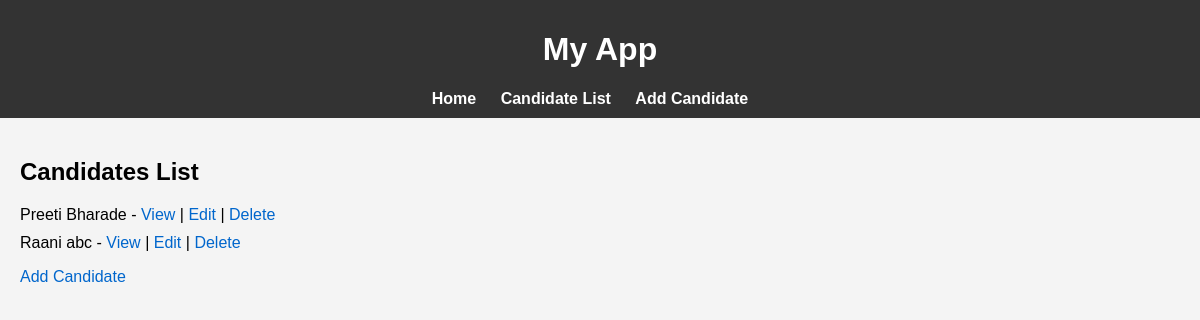
/candidate_list, run on the app's committed database.
### crudapp/models.py (models this page shows, shortened)
class Candidatedirectory(models.Model):
    event = models.ForeignKey(
        "Eventdetails",
        models.DO_NOTHING,
        db_column="event",
        blank=False,
        null=True
    )
    job_position = models.ForeignKey(
        "Jobrequisition",
        models.DO_NOTHING,
        db_column="job_position",
        blank=False,
        null=True,
    )
    recruiter_alert = models.CharField(max_length=50, blank=True, null=True)
    first_name = models.CharField(max_length=255, blank=False, null=True)
    last_name = models.CharField(max_length=255, blank=False, null=True)
    email = models.CharField(max_length=50, blank=False, null=True)
    persona = models.ForeignKey(
        "Persona",
        models.DO_NOTHING,
        db_column="persona",
        blank=False,
        null=True,
        default=1,
    )
    role = models.IntegerField(blank=False, null=True)
    screening_mode = models.ForeignKey(
        "Screeningmode",
        models.DO_NOTHING,
        db_column="screening_mode",
        blank=True,
        null=True,
    )
    dob = models.DateField(blank=False, null=True)
    gender = models.ForeignKey(
        "Gender",
        models.DO_NOTHING,
        db_column="gender",
        blank=False,
        null=True
    )
    marital_status = models.ForeignKey(
        "Maritalstatus",
        models.DO_NOTHING,
        db_column="marital_status",
        blank=False,
        null=True,
    )
    contact_no_primary = models.DecimalField(
        max_digits=10,
        decimal_places=0,
        blank=False,
        null=True
    )
    contact_no_alternate = models.DecimalField(
        max_digits=10,
        decimal_places=0,
        blank=True,
        null=True
    )
    referred_by = models.ForeignKey(
        "Employeedirectory",
        models.DO_NOTHING,
        db_column="referred_by",
        blank=True,
        null=True,
    )
    referred_by_other = models.CharField(max_length=250, blank=True, null=True)
    address_line = models.CharField(max_length=255, blank=False, null=True)
    city = models.ForeignKey(
        "City",
        models.DO_NOTHING,
        db_column="city",
        blank=False,
        null=True
    )
    pincode = models.DecimalField(max_digits=6, decimal_places=0, blank=False, null=True)
    experience_level = models.ForeignKey(
        "Experiencelevel",
        models.DO_NOTHING,
        db_column="experience_level",
        blank=False,
        null=True,
    )
    education_level = models.ForeignKey(
        "Educationlevel",
        models.DO_NOTHING,
        db_column="education_level",
        blank=False,
        null=True,
    )
    notice_period = models.CharField(max_length=50, blank=False, null=True)
    reason_for_change = models.ForeignKey(
        "Reasonforchange",
        models.DO_NOTHING,
        db_column="reason_for_change",
        blank=False,
        null=True,
    )
    photo_path = models.TextField(blank=True, null=True)
    resume_path = models.TextField(blank=True, null=True)
    login_time = models.DateTimeField(blank=True, null=True)
    logout_time = models.DateTimeField(blank=True, null=True)
    ip_address = models.CharField(max_length=15, blank=True, null=True)
    geo_location = models.CharField(max_length=50, blank=True, null=True)
    created_date = models.DateTimeField(blank=True, null=True)
    created_by = models.IntegerField(blank=True, null=True)
    modified_date = models.DateTimeField(blank=True, null=True)
    modified_by = models.IntegerField(blank=True, null=True)
    status = models.IntegerField(default=1)
    class Meta:
        managed = False
        db_table = "crudapp_candidatedirectory"
        constraints = [
            models.UniqueConstraint(fields=['first_name', 'last_name'], name='full_name')
        ]

### crudapp/views.py (the view)
# urls.py: path('candidate_list', candidate_list, name='candidate_list'),
def candidate_list(request):
    candidates = Candidatedirectory.objects.all()
    return render(request, 'candidate_list.html', {'candidates': candidates})

### templates/candidate_list.html
{% extends 'base.html' %}
{% block content %}
<h2>Candidates List</h2>
<ul>
    {% for candidate in candidates %}
        <li>{{ candidate.first_name }} {{ candidate.last_name }} - <a href="{% url 'view_candidate' candidate.id %}">View</a> | <a href="{% url 'edit_candidate' candidate.id %}">Edit</a> | <a href="{% url 'delete_candidate' candidate.id %}">Delete</a></li>
    {% endfor %}
</ul>
<a href="{% url 'create_candidate' %}">Add Candidate</a>
{% endblock %}

### static/css/styles.css (style rules this page uses)
body { font-family: Arial, sans-serif; margin: 0; padding: 0; background-color: #f4f4f4; }
ul { padding: 0; list-style: none; }
li { margin-bottom: 10px; }
a { color: #0066cc; text-decoration: none; }

### data on the page
Candidatedirectory: first_name "Preeti", last_name "Bharade"
Candidatedirectory: first_name "Raani", last_name "abc"
